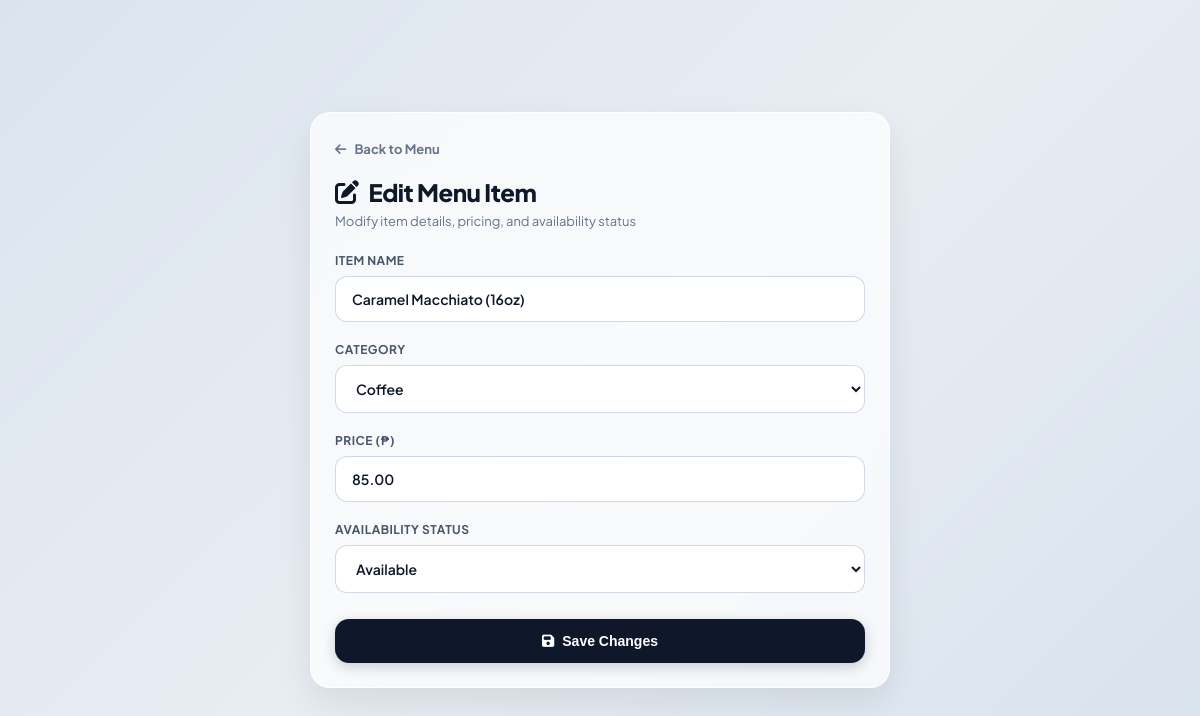
Screenshot of /edit_menu.php?id=6 (signed in) with the database file from the repository.
### tables this page shows
CREATE TABLE `menu` (
  `id` int(11) NOT NULL AUTO_INCREMENT,
  `item_name` varchar(255) NOT NULL,
  `category` varchar(100) NOT NULL,
  `price` decimal(10,2) NOT NULL,
  `status` enum('Available','Out of Stock','Unavailable') NOT NULL DEFAULT 'Available',
  `image_path` varchar(255) DEFAULT NULL,
  `created_at` timestamp NOT NULL DEFAULT current_timestamp(),
  PRIMARY KEY (`id`)
);

### edit_menu.php (the view, shortened to what this page needs)
<?php
require_once 'config.php';
$defined_categories = [
    'Coffee',
    'Non Coffee',
    'Matcha',
    'Fruit Soda',
    'Hot Drinks',
    'Rice Meals',
    'Snacks',
    'Add Ons'
];
$id = isset($_GET['id']) ? (int)$_GET['id'] : 0;
$stmt = mysqli_prepare($conn, "SELECT * FROM menu WHERE id = ?");
mysqli_stmt_bind_param($stmt, "i", $id);
mysqli_stmt_execute($stmt);
$result = mysqli_stmt_get_result($stmt);
$item = mysqli_fetch_assoc($result);
?>
<!DOCTYPE html>
<html lang="en">
<head>
    <?php include_once __DIR__ . '/pwa_head.php'; ?>
    <link rel="stylesheet" href="https://cdnjs.cloudflare.com/ajax/libs/font-awesome/6.4.0/css/all.min.css">
</head>
<body>
<div class="edit-container">
    <a href="menu_management.php" class="back-link"><i class="fa-solid fa-arrow-left"></i> Back to Menu</a>
    <div class="edit-header">
        <h2><i class="fa-solid fa-pen-to-square"></i> Edit Menu Item</h2>
        <p>Modify item details, pricing, and availability status</p>
    </div>
    <form method="POST">
        <div class="input-group">
            <label>Item Name</label>
            <input type="text" name="item_name" value="<?php echo htmlspecialchars($item['item_name']); ?>" required>
        </div>
        <div class="input-group">
            <label>Category</label>
            <select name="category" required>
                <?php foreach ($defined_categories as $cat_option): ?>
                    <option value="<?php echo htmlspecialchars($cat_option); ?>" <?php if ($item['category'] === $cat_option) echo 'selected'; ?>>
                        <?php echo htmlspecialchars($cat_option); ?>
                    </option>
                <?php endforeach; ?>
            </select>
        </div>
        <div class="input-group">
            <label>Price (₱)</label>
            <input type="number" step="0.01" min="0" name="price" value="<?php echo htmlspecialchars($item['price']); ?>" required>
        </div>
        <div class="input-group">
            <label>Availability Status</label>
            <select name="status" required>
                <option value="Available" <?php if ($item['status'] === 'Available') echo 'selected'; ?>>Available</option>
            </select>
        </div>
        <button type="submit" name="update_item" class="btn-save">
            <i class="fa-solid fa-floppy-disk"></i> Save Changes
        </button>
    </form>
</div>
</body>
</html>

### responsive.css (style rules this page uses)
*, *::before, *::after { box-sizing: border-box; }
html { -webkit-text-size-adjust: 100%; -webkit-tap-highlight-color: transparent; }
body { overflow-x: hidden; width: 100%; }
.edit-container { width: 92% !important; max-width: 580px !important; margin: 30px auto !important; padding: 24px !important; border-radius: 20px !important; box-shadow: 0 15px 35px rgba(0, 0, 0, 0.08) !important; }

### edit_menu.php (style rules this page uses)
:root { --bg-gradient: linear-gradient(135deg, #dbe4ee 0%, #e8edf3 50%, #d8e2ed 100%); --glass-card: rgba(255, 255, 255, 0.7); --glass-border: rgba(255, 255, 255, 0.85); --text-main: #0f172a; --text-muted: #64748b; }
body { font-family: 'Plus Jakarta Sans', system-ui, -apple-system, sans-serif; background: var(--bg-gradient); background-attachment: fixed; min-height: 100vh; display: flex; align-items: center; justify-content: center; padding: 24px 16px; margin: 0; color: var(--text-main); }
.edit-container { width: 100%; max-width: 520px; margin: 20px auto; background: var(--glass-card); backdrop-filter: blur(20px); -webkit-backdrop-filter: blur(20px); padding: 36px 32px; border-radius: 24px; border: 1px solid var(--glass-border); box-shadow: 0 20px 45px rgba(15, 23, 42, 0.08); }
.back-link { text-decoration: none; color: var(--text-muted); font-size: 13px; font-weight: 700; display: inline-flex; align-items: center; gap: 8px; margin-bottom: 20px; transition: color 0.2s; }
.edit-header { margin-bottom: 24px; }
.edit-header h2 { color: var(--text-main); font-size: 24px; font-weight: 800; letter-spacing: -0.02em; display: flex; align-items: center; gap: 10px; margin: 0 0 6px 0; }
.edit-header p { color: var(--text-muted); font-size: 13px; margin: 0; }
.input-group { margin-bottom: 20px; }
.input-group label { display: block; margin-bottom: 8px; font-weight: 700; font-size: 12px; text-transform: uppercase; letter-spacing: 0.04em; color: #475569; }
input, select { width: 100%; padding: 13px 16px; border: 1px solid rgba(203, 213, 225, 0.9); border-radius: 12px; background: rgba(255, 255, 255, 0.9); font-family: inherit; font-size: 14px; font-weight: 600; color: var(--text-main); outline: none; transition: all 0.2s; box-sizing: border-box; }
.btn-save { background: #0f172a; color: white; border: none; padding: 14px 24px; border-radius: 14px; cursor: pointer; font-weight: 700; font-size: 14px; transition: all 0.2s; box-shadow: 0 4px 14px rgba(15, 23, 42, 0.2); width: 100%; display: flex; align-items: center; justify-content: center; gap: 8px; margin-top: 26px; }

### rows the page displays
menu: item_name "Caramel Macchiato (16oz)", category "Coffee", price "85.00", status "Available"
